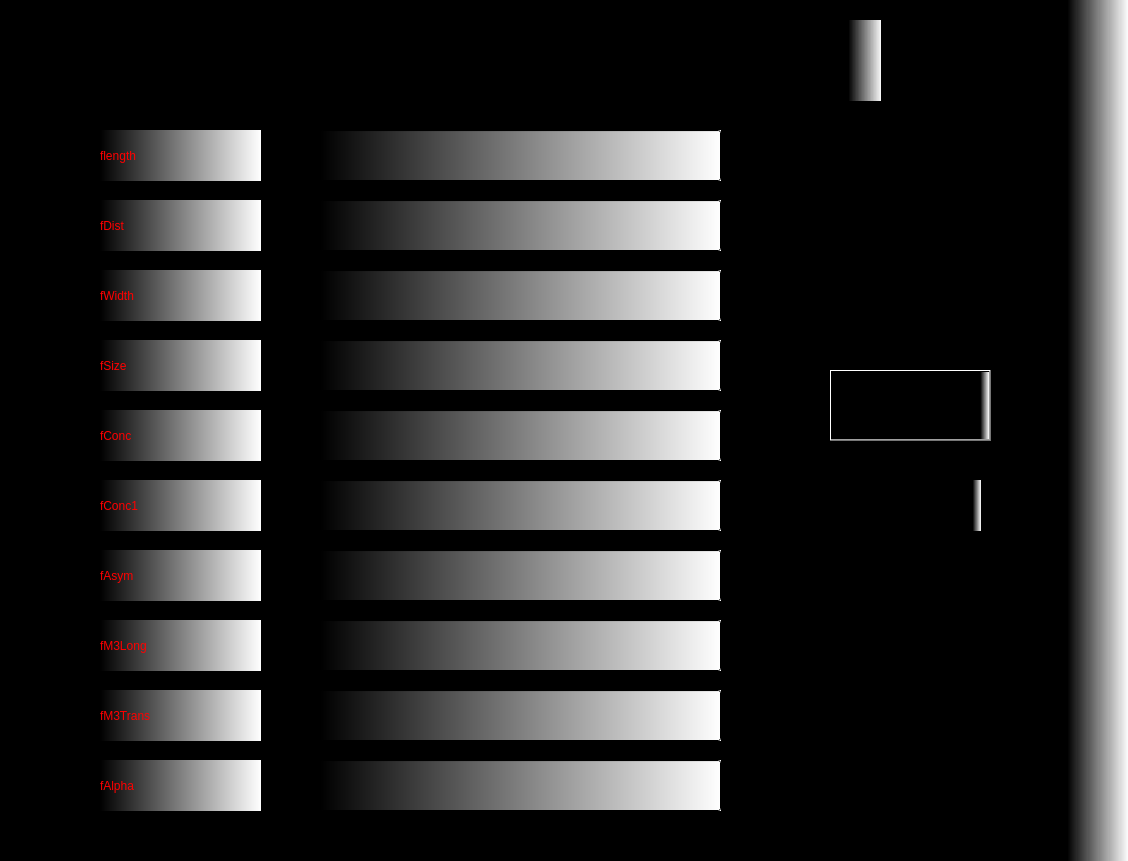
<?xml version="1.0" encoding="UTF-8"?>
<ui version="4.0">
 <class>Form</class>
 <widget class="QWidget" name="Form">
  <property name="geometry">
   <rect>
    <x>0</x>
    <y>0</y>
    <width>1128</width>
    <height>861</height>
   </rect>
  </property>
  <property name="windowTitle">
   <string>tele</string>
  </property>
  <property name="styleSheet">
   <string notr="true">background-color: qlineargradient(spread:pad, x1:0, y1:0, x2:1, y2:0, stop:0.945274 rgba(0, 0, 0, 255), stop:1 rgba(255, 255, 255, 255));</string>
  </property>
  <widget class="QLabel" name="label">
   <property name="geometry">
    <rect>
     <x>270</x>
     <y>20</y>
     <width>611</width>
     <height>81</height>
    </rect>
   </property>
   <property name="styleSheet">
    <string notr="true">font: 75 22pt &quot;MS Shell Dlg 2&quot;;
background-color: qlineargradient(spread:pad, x1:0, y1:0, x2:1, y2:0, stop:0 rgba(245, 224, 176, 255), stop:0.09 rgba(246, 189, 237, 255), stop:0.14 rgba(194, 207, 246, 255), stop:0.19 rgba(184, 160, 168, 255), stop:0.25 rgba(171, 186, 248, 255), stop:0.32 rgba(243, 248, 224, 255), stop:0.385 rgba(249, 162, 183, 255), stop:0.47 rgba(100, 115, 124, 255), stop:0.58 rgba(251, 205, 202, 255), stop:0.65 rgba(170, 128, 185, 255), stop:0.75 rgba(252, 222, 204, 255), stop:0.805 rgba(206, 122, 218, 255), stop:0.86 rgba(254, 223, 175, 255), stop:0.91 rgba(254, 236, 244, 255), stop:1 rgba(255, 191, 221, 255));
color:rgb(0, 0, 0)
</string>
   </property>
   <property name="text">
    <string>TELESCOPE SPECTRUM CLASSIFICA</string>
   </property>
  </widget>
  <widget class="QLabel" name="label_2">
   <property name="geometry">
    <rect>
     <x>100</x>
     <y>130</y>
     <width>161</width>
     <height>51</height>
    </rect>
   </property>
   <property name="styleSheet">
    <string notr="true">font: 20pt &quot;MS Shell Dlg 2&quot;;
background-color: qlineargradient(spread:pad, x1:0, y1:0, x2:1, y2:0, stop:0 rgba(0, 0, 0, 255), stop:1 rgba(255, 255, 255, 255));
Color:rgb(255, 0, 0)</string>
   </property>
   <property name="text">
    <string>flength</string>
   </property>
  </widget>
  <widget class="QLabel" name="label_3">
   <property name="geometry">
    <rect>
     <x>100</x>
     <y>200</y>
     <width>161</width>
     <height>51</height>
    </rect>
   </property>
   <property name="styleSheet">
    <string notr="true">font: 20pt &quot;MS Shell Dlg 2&quot;;
background-color: qlineargradient(spread:pad, x1:0, y1:0, x2:1, y2:0, stop:0 rgba(0, 0, 0, 255), stop:1 rgba(255, 255, 255, 255));
Color:rgb(255, 0, 0)</string>
   </property>
   <property name="text">
    <string>fDist</string>
   </property>
  </widget>
  <widget class="QLabel" name="label_4">
   <property name="geometry">
    <rect>
     <x>100</x>
     <y>270</y>
     <width>161</width>
     <height>51</height>
    </rect>
   </property>
   <property name="styleSheet">
    <string notr="true">font: 20pt &quot;MS Shell Dlg 2&quot;;
background-color: qlineargradient(spread:pad, x1:0, y1:0, x2:1, y2:0, stop:0 rgba(0, 0, 0, 255), stop:1 rgba(255, 255, 255, 255));
Color:rgb(255, 0, 0)</string>
   </property>
   <property name="text">
    <string>fWidth</string>
   </property>
  </widget>
  <widget class="QLabel" name="label_5">
   <property name="geometry">
    <rect>
     <x>100</x>
     <y>410</y>
     <width>161</width>
     <height>51</height>
    </rect>
   </property>
   <property name="styleSheet">
    <string notr="true">font: 20pt &quot;MS Shell Dlg 2&quot;;
background-color: qlineargradient(spread:pad, x1:0, y1:0, x2:1, y2:0, stop:0 rgba(0, 0, 0, 255), stop:1 rgba(255, 255, 255, 255));
Color:rgb(255, 0, 0)</string>
   </property>
   <property name="text">
    <string>fConc</string>
   </property>
  </widget>
  <widget class="QLabel" name="label_6">
   <property name="geometry">
    <rect>
     <x>100</x>
     <y>480</y>
     <width>161</width>
     <height>51</height>
    </rect>
   </property>
   <property name="styleSheet">
    <string notr="true">font: 20pt &quot;MS Shell Dlg 2&quot;;
background-color: qlineargradient(spread:pad, x1:0, y1:0, x2:1, y2:0, stop:0 rgba(0, 0, 0, 255), stop:1 rgba(255, 255, 255, 255));
Color:rgb(255, 0, 0)</string>
   </property>
   <property name="text">
    <string>fConc1</string>
   </property>
  </widget>
  <widget class="QLabel" name="label_7">
   <property name="geometry">
    <rect>
     <x>100</x>
     <y>550</y>
     <width>161</width>
     <height>51</height>
    </rect>
   </property>
   <property name="styleSheet">
    <string notr="true">font: 20pt &quot;MS Shell Dlg 2&quot;;
background-color: qlineargradient(spread:pad, x1:0, y1:0, x2:1, y2:0, stop:0 rgba(0, 0, 0, 255), stop:1 rgba(255, 255, 255, 255));
Color:rgb(255, 0, 0)</string>
   </property>
   <property name="text">
    <string>fAsym</string>
   </property>
  </widget>
  <widget class="QLabel" name="label_8">
   <property name="geometry">
    <rect>
     <x>100</x>
     <y>620</y>
     <width>161</width>
     <height>51</height>
    </rect>
   </property>
   <property name="styleSheet">
    <string notr="true">font: 20pt &quot;MS Shell Dlg 2&quot;;
background-color: qlineargradient(spread:pad, x1:0, y1:0, x2:1, y2:0, stop:0 rgba(0, 0, 0, 255), stop:1 rgba(255, 255, 255, 255));
Color:rgb(255, 0, 0)</string>
   </property>
   <property name="text">
    <string>fM3Long</string>
   </property>
  </widget>
  <widget class="QLabel" name="label_9">
   <property name="geometry">
    <rect>
     <x>100</x>
     <y>340</y>
     <width>161</width>
     <height>51</height>
    </rect>
   </property>
   <property name="styleSheet">
    <string notr="true">font: 20pt &quot;MS Shell Dlg 2&quot;;
background-color: qlineargradient(spread:pad, x1:0, y1:0, x2:1, y2:0, stop:0 rgba(0, 0, 0, 255), stop:1 rgba(255, 255, 255, 255));
Color:rgb(255, 0, 0)</string>
   </property>
   <property name="text">
    <string>fSize</string>
   </property>
  </widget>
  <widget class="QLabel" name="label_10">
   <property name="geometry">
    <rect>
     <x>100</x>
     <y>690</y>
     <width>161</width>
     <height>51</height>
    </rect>
   </property>
   <property name="styleSheet">
    <string notr="true">font: 20pt &quot;MS Shell Dlg 2&quot;;
background-color: qlineargradient(spread:pad, x1:0, y1:0, x2:1, y2:0, stop:0 rgba(0, 0, 0, 255), stop:1 rgba(255, 255, 255, 255));
Color:rgb(255, 0, 0)</string>
   </property>
   <property name="text">
    <string>fM3Trans</string>
   </property>
  </widget>
  <widget class="QLabel" name="label_11">
   <property name="geometry">
    <rect>
     <x>100</x>
     <y>760</y>
     <width>161</width>
     <height>51</height>
    </rect>
   </property>
   <property name="styleSheet">
    <string notr="true">font: 20pt &quot;MS Shell Dlg 2&quot;;
background-color: qlineargradient(spread:pad, x1:0, y1:0, x2:1, y2:0, stop:0 rgba(0, 0, 0, 255), stop:1 rgba(255, 255, 255, 255));
Color:rgb(255, 0, 0)</string>
   </property>
   <property name="text">
    <string>fAlpha</string>
   </property>
  </widget>
  <widget class="QLineEdit" name="inputflength">
   <property name="geometry">
    <rect>
     <x>320</x>
     <y>130</y>
     <width>401</width>
     <height>51</height>
    </rect>
   </property>
   <property name="styleSheet">
    <string notr="true">font: 20pt &quot;MS Shell Dlg 2&quot;;
background-color: qlineargradient(spread:pad, x1:0, y1:0, x2:1, y2:0, stop:0 rgba(0, 0, 0, 255), stop:1 rgba(255, 255, 255, 255));
color: rgb(255, 0, 0)
</string>
   </property>
  </widget>
  <widget class="QLineEdit" name="inputAlpha">
   <property name="geometry">
    <rect>
     <x>320</x>
     <y>760</y>
     <width>401</width>
     <height>51</height>
    </rect>
   </property>
   <property name="styleSheet">
    <string notr="true">font: 20pt &quot;MS Shell Dlg 2&quot;;
background-color: qlineargradient(spread:pad, x1:0, y1:0, x2:1, y2:0, stop:0 rgba(0, 0, 0, 255), stop:1 rgba(255, 255, 255, 255));
color: rgb(255, 0, 0)</string>
   </property>
  </widget>
  <widget class="QLineEdit" name="inputfM3Trans">
   <property name="geometry">
    <rect>
     <x>320</x>
     <y>690</y>
     <width>401</width>
     <height>51</height>
    </rect>
   </property>
   <property name="styleSheet">
    <string notr="true">font: 20pt &quot;MS Shell Dlg 2&quot;;
background-color: qlineargradient(spread:pad, x1:0, y1:0, x2:1, y2:0, stop:0 rgba(0, 0, 0, 255), stop:1 rgba(255, 255, 255, 255));
color: rgb(255, 0, 0)</string>
   </property>
  </widget>
  <widget class="QLineEdit" name="inputfM3Long">
   <property name="geometry">
    <rect>
     <x>320</x>
     <y>620</y>
     <width>401</width>
     <height>51</height>
    </rect>
   </property>
   <property name="styleSheet">
    <string notr="true">font: 20pt &quot;MS Shell Dlg 2&quot;;
background-color: qlineargradient(spread:pad, x1:0, y1:0, x2:1, y2:0, stop:0 rgba(0, 0, 0, 255), stop:1 rgba(255, 255, 255, 255));
color: rgb(255, 0, 0)</string>
   </property>
  </widget>
  <widget class="QLineEdit" name="inputAsym">
   <property name="geometry">
    <rect>
     <x>320</x>
     <y>550</y>
     <width>401</width>
     <height>51</height>
    </rect>
   </property>
   <property name="styleSheet">
    <string notr="true">font: 20pt &quot;MS Shell Dlg 2&quot;;
background-color: qlineargradient(spread:pad, x1:0, y1:0, x2:1, y2:0, stop:0 rgba(0, 0, 0, 255), stop:1 rgba(255, 255, 255, 255));
color: rgb(255, 0, 0)</string>
   </property>
  </widget>
  <widget class="QLineEdit" name="inputfConc1">
   <property name="geometry">
    <rect>
     <x>320</x>
     <y>480</y>
     <width>401</width>
     <height>51</height>
    </rect>
   </property>
   <property name="styleSheet">
    <string notr="true">font: 20pt &quot;MS Shell Dlg 2&quot;;
background-color: qlineargradient(spread:pad, x1:0, y1:0, x2:1, y2:0, stop:0 rgba(0, 0, 0, 255), stop:1 rgba(255, 255, 255, 255));
color: rgb(255, 0, 0)</string>
   </property>
  </widget>
  <widget class="QLineEdit" name="inputConc">
   <property name="geometry">
    <rect>
     <x>320</x>
     <y>410</y>
     <width>401</width>
     <height>51</height>
    </rect>
   </property>
   <property name="styleSheet">
    <string notr="true">font: 20pt &quot;MS Shell Dlg 2&quot;;
background-color: qlineargradient(spread:pad, x1:0, y1:0, x2:1, y2:0, stop:0 rgba(0, 0, 0, 255), stop:1 rgba(255, 255, 255, 255));
color: rgb(255, 0, 0)</string>
   </property>
  </widget>
  <widget class="QLineEdit" name="inputfSize">
   <property name="geometry">
    <rect>
     <x>320</x>
     <y>340</y>
     <width>401</width>
     <height>51</height>
    </rect>
   </property>
   <property name="styleSheet">
    <string notr="true">font: 20pt &quot;MS Shell Dlg 2&quot;;
background-color: qlineargradient(spread:pad, x1:0, y1:0, x2:1, y2:0, stop:0 rgba(0, 0, 0, 255), stop:1 rgba(255, 255, 255, 255));
color: rgb(255, 0, 0)
</string>
   </property>
  </widget>
  <widget class="QLineEdit" name="inputfWidth">
   <property name="geometry">
    <rect>
     <x>320</x>
     <y>270</y>
     <width>401</width>
     <height>51</height>
    </rect>
   </property>
   <property name="styleSheet">
    <string notr="true">font: 20pt &quot;MS Shell Dlg 2&quot;;
background-color: qlineargradient(spread:pad, x1:0, y1:0, x2:1, y2:0, stop:0 rgba(0, 0, 0, 255), stop:1 rgba(255, 255, 255, 255));
color: rgb(255, 0, 0)</string>
   </property>
  </widget>
  <widget class="QLineEdit" name="inputfDist">
   <property name="geometry">
    <rect>
     <x>320</x>
     <y>200</y>
     <width>401</width>
     <height>51</height>
    </rect>
   </property>
   <property name="styleSheet">
    <string notr="true">font: 20pt &quot;MS Shell Dlg 2&quot;;
background-color: qlineargradient(spread:pad, x1:0, y1:0, x2:1, y2:0, stop:0 rgba(0, 0, 0, 255), stop:1 rgba(255, 255, 255, 255));
color: rgb(255, 0, 0)</string>
   </property>
  </widget>
  <widget class="QLabel" name="outputpredict">
   <property name="geometry">
    <rect>
     <x>830</x>
     <y>480</y>
     <width>151</width>
     <height>51</height>
    </rect>
   </property>
   <property name="styleSheet">
    <string notr="true">font: 20pt &quot;MS Shell Dlg 2&quot;;
background-color: qlineargradient(spread:pad, x1:0, y1:0, x2:1, y2:0, stop:0 rgba(245, 224, 176, 255), stop:0.09 rgba(246, 189, 237, 255), stop:0.14 rgba(194, 207, 246, 255), stop:0.19 rgba(184, 160, 168, 255), stop:0.25 rgba(171, 186, 248, 255), stop:0.32 rgba(243, 248, 224, 255), stop:0.385 rgba(249, 162, 183, 255), stop:0.47 rgba(100, 115, 124, 255), stop:0.58 rgba(251, 205, 202, 255), stop:0.65 rgba(170, 128, 185, 255), stop:0.75 rgba(252, 222, 204, 255), stop:0.805 rgba(206, 122, 218, 255), stop:0.86 rgba(254, 223, 175, 255), stop:0.91 rgba(254, 236, 244, 255), stop:1 rgba(255, 191, 221, 255));
color: rgb(0, 0, 0);</string>
   </property>
   <property name="text">
    <string>output</string>
   </property>
  </widget>
  <widget class="QPushButton" name="pushButton">
   <property name="geometry">
    <rect>
     <x>830</x>
     <y>370</y>
     <width>161</width>
     <height>71</height>
    </rect>
   </property>
   <property name="styleSheet">
    <string notr="true">font: 20pt &quot;MS Shell Dlg 2&quot;;
color: rgb(0, 0, 0);
background-color: qlineargradient(spread:pad, x1:0, y1:0, x2:1, y2:0, stop:0 rgba(245, 224, 176, 255), stop:0.09 rgba(246, 189, 237, 255), stop:0.14 rgba(194, 207, 246, 255), stop:0.19 rgba(184, 160, 168, 255), stop:0.25 rgba(171, 186, 248, 255), stop:0.32 rgba(243, 248, 224, 255), stop:0.385 rgba(249, 162, 183, 255), stop:0.47 rgba(100, 115, 124, 255), stop:0.58 rgba(251, 205, 202, 255), stop:0.65 rgba(170, 128, 185, 255), stop:0.75 rgba(252, 222, 204, 255), stop:0.805 rgba(206, 122, 218, 255), stop:0.86 rgba(254, 223, 175, 255), stop:0.91 rgba(254, 236, 244, 255), stop:1 rgba(255, 191, 221, 255));</string>
   </property>
   <property name="text">
    <string>Predict</string>
   </property>
  </widget>
 </widget>
 <resources/>
 <connections/>
</ui>
